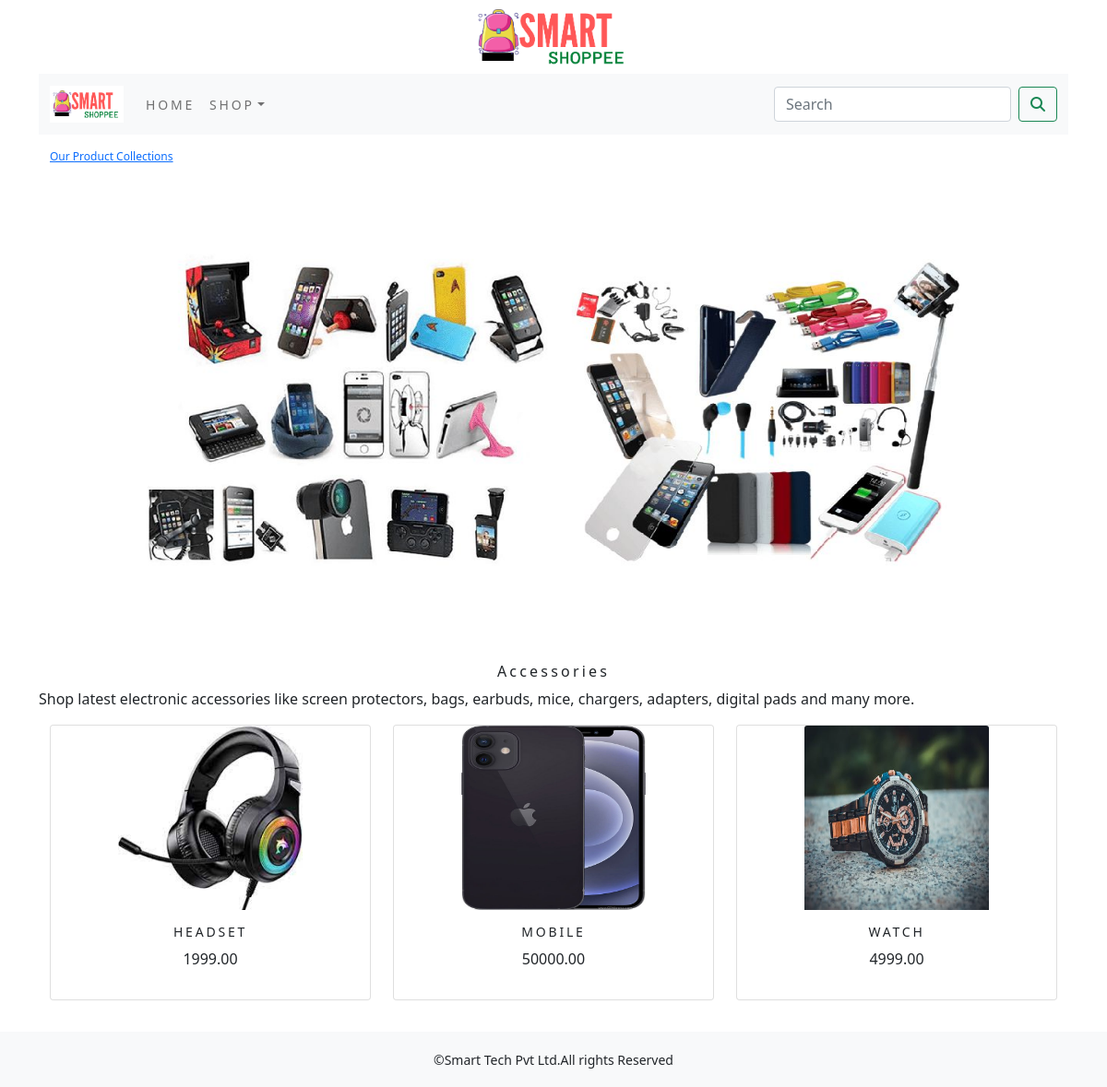
The app's page /shop/accessories/ with its own data.
### shop/models.py (models this page shows, shortened)
class Category(models.Model):
    name=models.CharField(max_length=250,unique=True)
    slug=models.SlugField(max_length=250,unique=True)
    description=models.TextField(blank=True)
    image=models.ImageField(upload_to='category',blank=True)
    class Meta:
        ordering=('name',)
        verbose_name='category'
        verbose_name_plural='categories'
    def get_url(self):
        return reverse('shop:products_by_category',args=[self.slug])

class Product(models.Model):
    name=models.CharField(max_length=250,unique=True)
    slug=models.SlugField(max_length=250,unique=True)
    description=models.TextField(blank=True)
    price=models.DecimalField(max_digits=10,decimal_places=2)
    category=models.ForeignKey(Category,on_delete=models.CASCADE)
    image=models.ImageField(upload_to='product',blank=True)
    stock=models.IntegerField()
    available=models.BooleanField(default=True)
    created=models.DateTimeField(auto_now_add=True)
    updated=models.DateTimeField(auto_now=True)
    def get_url(self):
        return reverse('shop:ProdCatDetail',args=[self.category.slug,self.slug])
    class Meta:
        ordering=('name',)
        verbose_name='product'
        verbose_name_plural='products'

### shop/views.py (the view)
# urls.py: path('',views.AllProdCat,name='AllProdCat'),
def AllProdCat(request,c_slug=None):
    c_page=None
    products_list=None
    if c_slug!=None:
        c_page=get_object_or_404(Category,slug=c_slug)
        products_list=Product.objects.all().filter(category=c_page,available=True)
    else:
        products_list=Product.objects.all().filter(available=True)
    paginator=Paginator(products_list,6)
    try:
        page=int(request.GET.get('page','1'))
    except:
        page=1
    try:
        products=paginator.page(page)
    except(EmptyPage,InvalidPage):
        products=paginator.page(paginator.num_pages)
    return render(request,"category.html",{'category':c_page,'products':products})

### cart/context_processors.py (called while the page is built)
def counter(request):
    item_count=0
    if 'admin' in request.path:
        return {}
    else:
        try:
            cart=Cart.objects.filter(cart_id=_cart_id(request))
            car_items=CartItem.objects.all().filter(cart=cart[:1])
            for cart_item in car_items:
                item_count += cart_item.quantity
        except Cart.DoesNotExist:
            item_count =0
    return dict(item_count=item_count)

### cart/views.py (called while the page is built)
def _cart_id(request):
    cart=request.session.session_key
    if not cart:
        cart=request.session.create()
    return cart

### shop/context_processors.py (called while the page is built)
def menu_links(request):
    links=Category.objects.all()
    return dict(links=links)

### templates/category.html (shortened to what this page needs)
{% extends 'base.html' %}
{% load static %}
{% block content %}
{% if category %}
    <div class="container">
        <div class="row my_row_class">
            <div class="mx_auto">
            <p><a href="{% url 'shop:AllProdCat' %}">Our Product Collections</a></p>
            </div>
        </div>
    </div>
    {% endif %}
<div class="mx_auto">
    {% if category %}
        <center><img class="my_image" src="{{category.image.url}}" alt="{{category.name}}" style="width:1000px;height:500px;"></center>
</div>
    <br>
<div>
    <h1 class="text-center my_title">{{category.name}}</h1>
    <p class="text-justify">{{category.description}}</p>
</div>
    {% endif %}
<div class="container">
    <div class="row mx_auto">
        {% for product in products.object_list %}
        <div class="my_bottom_margin col-9 col-sm-12 col-md-4 xol-lg-4">
            <div class="card text-center" style="min-width:18rem;">
                <a href="{{product.get_url}}"> <img class="card-img-top my_image" src="{{product.image.url}}" alt="{{product.name}}" style="width:200px;height:200px;"></a>
            <div class="card-body">
                <h4>{{product.name}}</h4>
                 <p>{{product.price}}</p>
            </div>
            </div>
        </div>
        {% endfor %}
    </div>
</div>
    <br>
{% endblock %}

### static/css/custom.css (style rules this page uses)
body { font-family: 'Roboto', sans-serif; }
.my_row_class { padding-top:15px; }
.my_row_class .mx_auto { color:#000; font-size:12px; }
.my_image { width:100%; height:auto; }
.my_title { font-size:16px; text_transform:uppercase; letter-spacing:.2em; }
.my_bottom_margin { margin-bottom:10px; }
.card-body h4 { font-size:14px; text-transform:uppercase; letter-spacing:.2em; }

### records on screen
Category: image (picture), name "Accessories", description "Shop latest electronic accessories like screen protectors, bags, earbuds, mice, chargers, adapters, digital pads and many more."
Product: image (picture), name "HEADSET", price "1999.00"
Product: image (picture), name "MOBILE", price "50000.00"
Product: image (picture), name "WATCH", price "4999.00"
